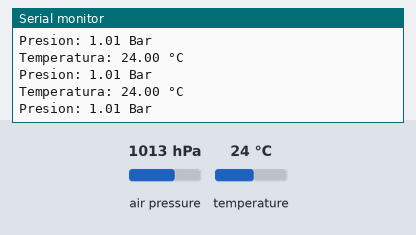
This sketch was run on a simulated Arduino Uno, built with avr-gcc and run on an emulated ATmega328P. Shown: the last lines printed to the serial monitor. The test bench sets the inputs (shaded band); at power-on: air pressure 1013 hPa, temperature 24 °C.

Above: at 1.2 s.
1.3 s: air pressure set to 952 hPa
At 1.8 s:
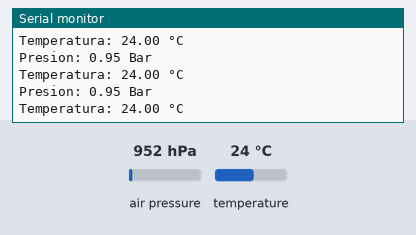
4.3 s: temperature set to 12 °C
At 5.2 s:
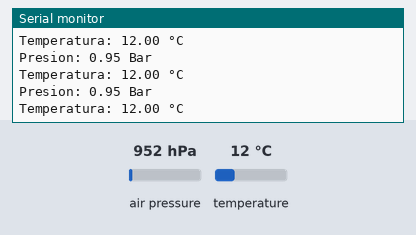
7.3 s: air pressure set to 975 hPa
At 8.2 s:
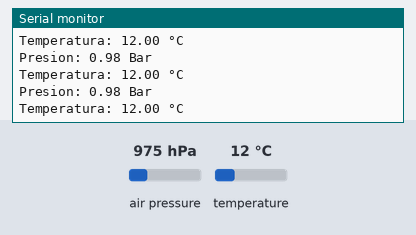
Timing chart, 0 to 10.3 s (numbered marks = the images above; inputs shaded):
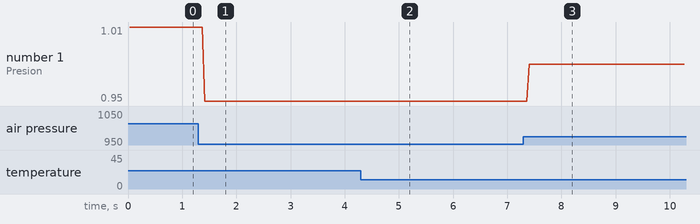

The sketch:

BMP180.ino
```cpp
#include <Adafruit_BMP085.h>

Adafruit_BMP085 bmp;

float BMPTemp;
float BMPPress;
float bar;


void setup() {
  Serial.begin(9600);
}

void loop() {
  BMPTemp = bmp.readTemperature();
  BMPPress = bmp.readPressure();
  bar = BMPPress / 100000;

  Serial.print("Temperatura: ");
  Serial.print(BMPTemp);
  Serial.println(" °C");

  Serial.print("Presion: ");
  Serial.print(bar);
  Serial.println(" Bar");
}
```

Measured:
- after the input at 1.3 s, the serial monitor: prints a new line after 0.12 s (image 1)
- after the input at 4.3 s, the serial monitor: prints a new line after 0.09 s (image 2)
- after the input at 7.3 s, the serial monitor: prints a new line after 0.11 s (image 3)
- plotted number 1: 1.01 → 0.95 after the input at 1.3 s, 0.95 → 0.98 after the input at 7.3 s
